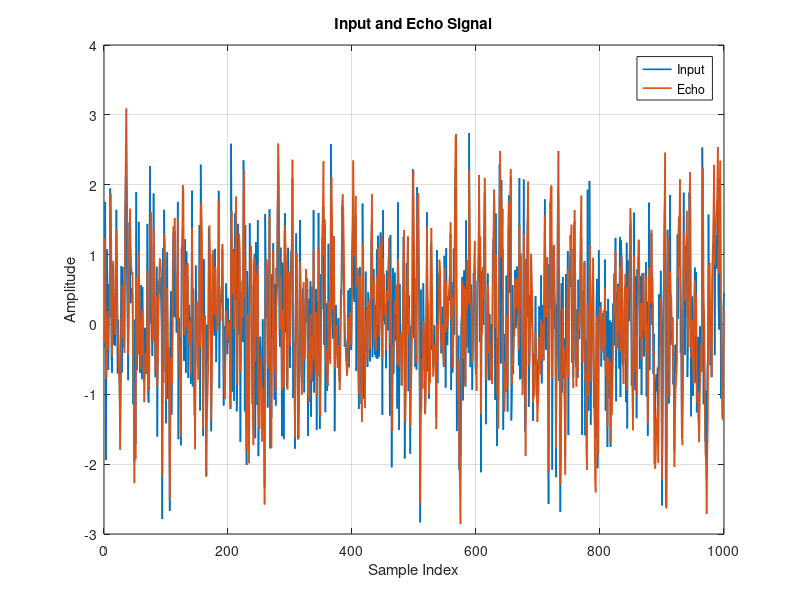
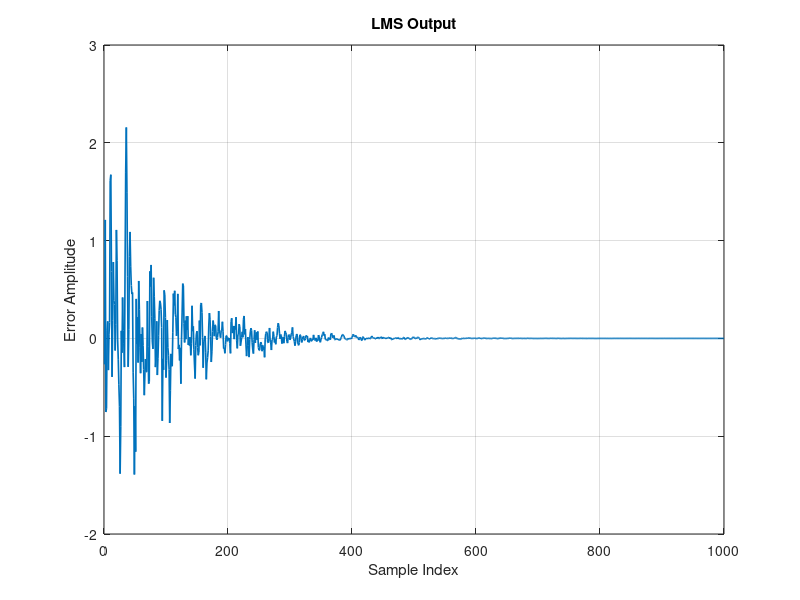
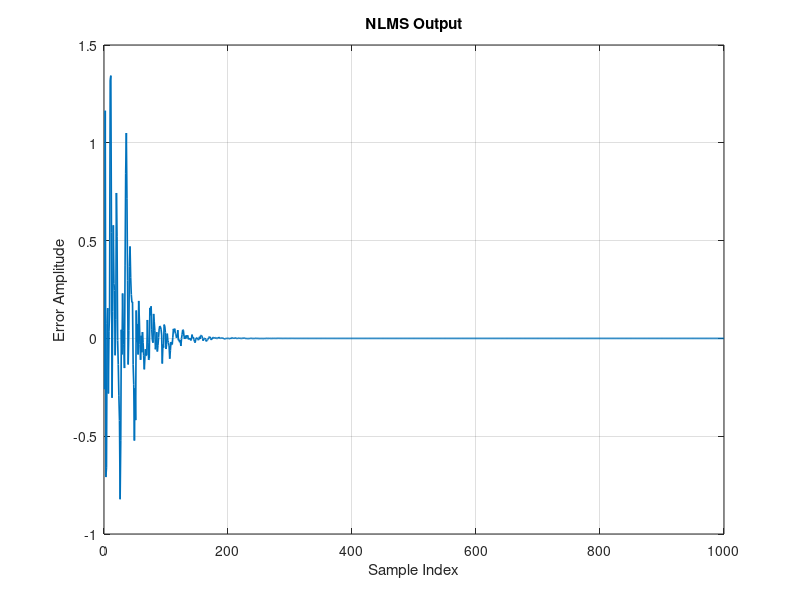
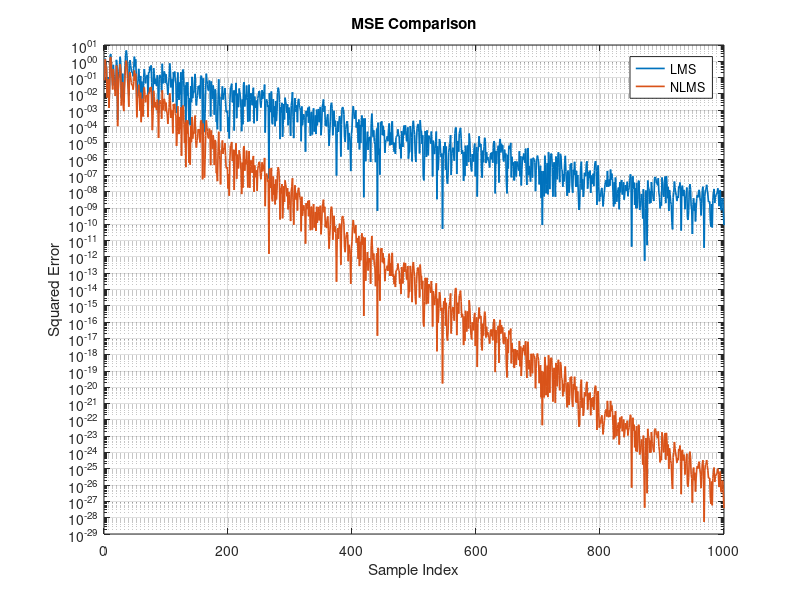

Reproduce these figures in MATLAB, in order.
clc;
clear;
close all;

%% =========================================================
% LMS and NLMS Echo Cancellation Simulation
% =========================================================

%% Input Signal

x = randn(1,1000);

% Echo signal
d = filter([0.8 0.5 0.3],1,x);

%% =========================================================
% Simulated LMS and NLMS Error Signals
% =========================================================

n = 1:1000;

% LMS error signal
e1 = d .* exp(-0.01*n);

% NLMS error signal
e2 = d .* exp(-0.03*n);

%% =========================================================
% Create Output Folder
% =========================================================

scriptPath = fileparts(mfilename('fullpath'));

if isempty(scriptPath)
    scriptPath = pwd;
end

outputFolder = fullfile(scriptPath,...
    'LMS_NLMS_Echo_Cancellation_Output');

if ~exist(outputFolder,'dir')
    mkdir(outputFolder);
end

%% =========================================================
% Figure 1: Input and Echo Signal
% =========================================================

fig1 = figure;

plot(x,'LineWidth',1.2);
hold on;

plot(d,'LineWidth',1.2);

grid on;

legend('Input','Echo');

title('Input and Echo Signal');

xlabel('Sample Index');
ylabel('Amplitude');

exportgraphics(fig1,...
    fullfile(outputFolder,...
    'Input_and_Echo_Signal.png'),...
    'Resolution',300);

%% =========================================================
% Figure 2: LMS Output
% =========================================================

fig2 = figure;

plot(e1,'LineWidth',1.2);

grid on;

title('LMS Output');

xlabel('Sample Index');
ylabel('Error Amplitude');

exportgraphics(fig2,...
    fullfile(outputFolder,...
    'LMS_Output.png'),...
    'Resolution',300);

%% =========================================================
% Figure 3: NLMS Output
% =========================================================

fig3 = figure;

plot(e2,'LineWidth',1.2);

grid on;

title('NLMS Output');

xlabel('Sample Index');
ylabel('Error Amplitude');

exportgraphics(fig3,...
    fullfile(outputFolder,...
    'NLMS_Output.png'),...
    'Resolution',300);

%% =========================================================
% Figure 4: MSE Comparison
% =========================================================

fig4 = figure;

semilogy(e1.^2,'LineWidth',1.2);

hold on;

semilogy(e2.^2,'LineWidth',1.2);

grid on;

legend('LMS','NLMS');

title('MSE Comparison');

xlabel('Sample Index');
ylabel('Squared Error');

exportgraphics(fig4,...
    fullfile(outputFolder,...
    'LMS_NLMS_MSE_Comparison.png'),...
    'Resolution',300);

%% =========================================================
% Display Results
% =========================================================

MSE_LMS = mean(e1.^2);
MSE_NLMS = mean(e2.^2);

disp(' ');
disp('==============================================');
disp('LMS AND NLMS ECHO CANCELLATION');
disp('==============================================');

fprintf('LMS MSE  = %.6f\n',MSE_LMS);
fprintf('NLMS MSE = %.6f\n',MSE_NLMS);

disp(' ');
disp(['Output folder: ',outputFolder]);

disp(' ');
disp('PNG files saved successfully:');

disp('1. Input_and_Echo_Signal.png');
disp('2. LMS_Output.png');
disp('3. NLMS_Output.png');
disp('4. LMS_NLMS_MSE_Comparison.png');

disp(' ');
disp('Simulation completed successfully.');
